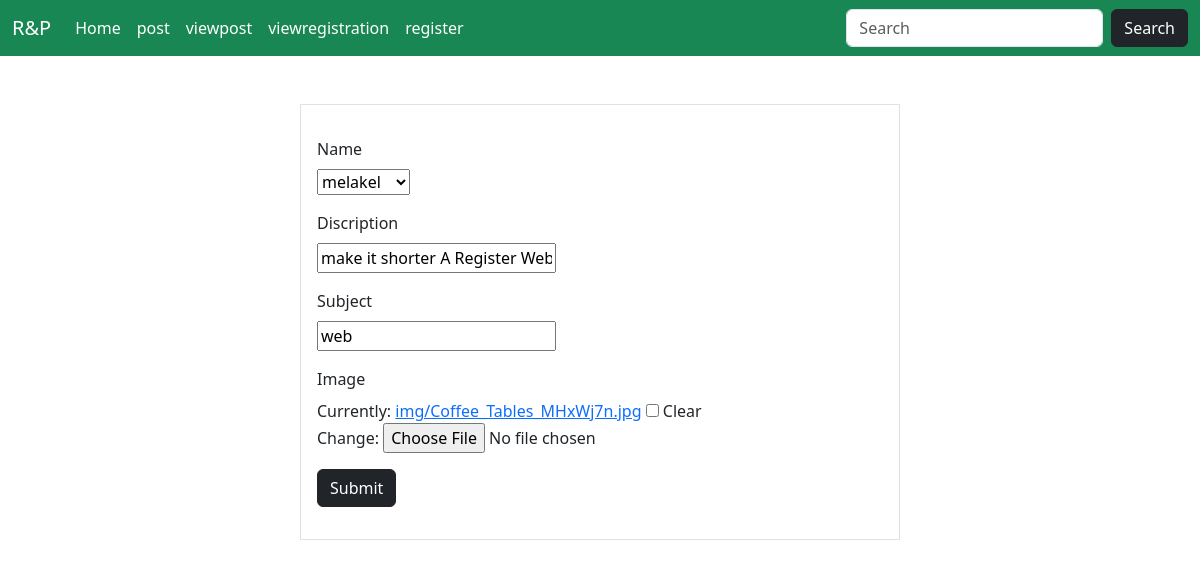
The app's page /editpost/9/ with its own data.
### polls/models.py (models this page shows, shortened)
class registering(models.Model):
    name = models.CharField(max_length = 20)
    Age = models.IntegerField()
    ide = models.IntegerField()
    collage_name = models.CharField(max_length =50)
    field = models.CharField(max_length =50)
    location = models.CharField(max_length =50)
    date = models.DateField(auto_now=True, null=True)
    def __str__(self) -> str:
        return self.name

class posting(models.Model):
    name = models.ForeignKey(registering, on_delete=models.CASCADE)
    dis = models.CharField(max_length = 90)
    sub = models.CharField(max_length =50)
    img = models.ImageField(upload_to='img', blank=True, null=True)
    date = models.DateField(auto_now=True, null=True)

### polls/views.py (the view)
# urls.py: path('editpost/<int:id>/', editpost, name='editpost'),
def editpost(request, id):
    news = posting.objects.get(id = id)
    if request.method == 'POST':
        form = Editpost(request.POST, request.FILES, instance=news)
        if form.is_valid():
            reg = form.save()
            return redirect('viewpost')
    else:
        form = Editpost(instance=news)
    return render(request, 'update_post.html', {'id': id, 'form':form})

### polls/forms.py
class Editpost(forms.ModelForm):
    class Meta:
        model = posting
        fields = ['name','dis','sub','img']

### polls/templates/update_post.html (shortened to what this page needs)
{% extends "base.html" %}
{% block main %}
<div class="d-flex justify-content-center">
    <form method="post" action="." enctype="multipart/form-data" class="w-50 border mt-5 p-3">
        <div class="mb-3">
            <label for="exampleInputEmail1" class="form-label mt-3">Name</label>
            <br>
            {{form.name}}
            <br>
            <label for="exampleInputEmail1" class="form-label mt-3">Discription</label>
            <br>
            {{form.dis}}
            <br>
            <label for="exampleInputEmail1" class="form-label mt-3">Subject</label>
            <br>
            {{form.sub}}
            <br>
            <label for="exampleInputEmail1" class="form-label mt-3">Image</label>
            <br>
            {{form.img}}
            <br>
            <button class="btn btn-dark mt-3" type="submit">Submit</button>
    </form>
    </div>
{% endblock %}

### records on screen
registering: name "melakel"
posting: dis "make it shorter A Register Web", sub "web"
